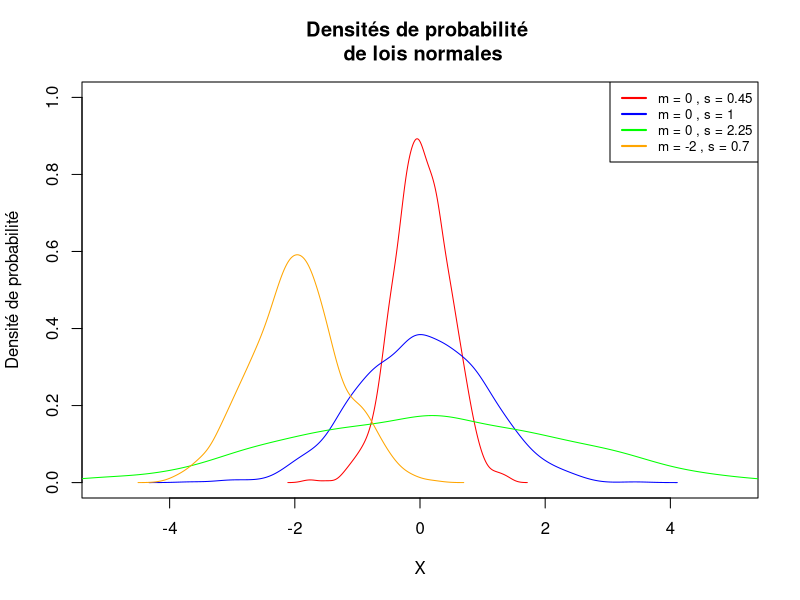
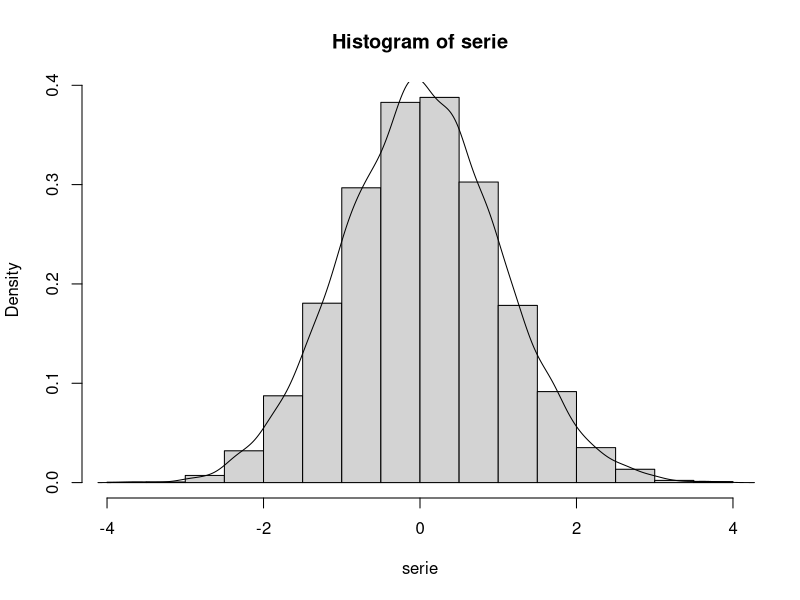
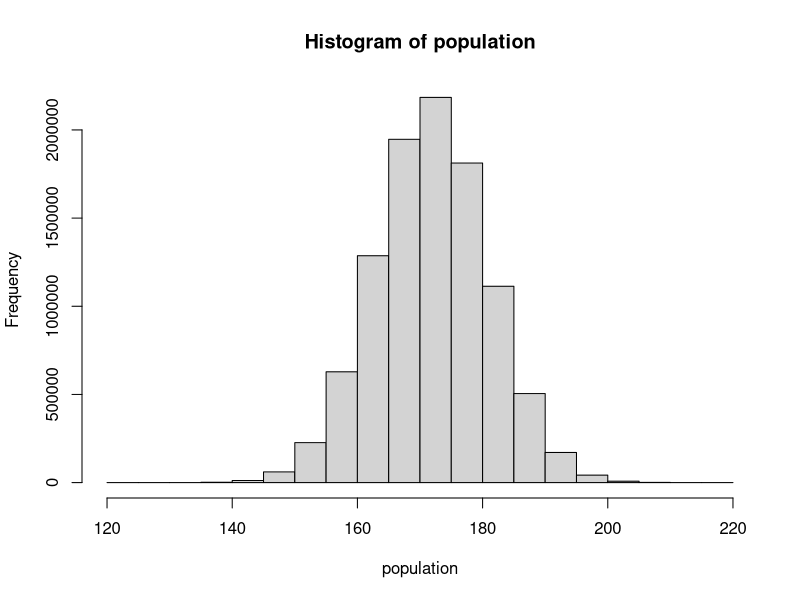
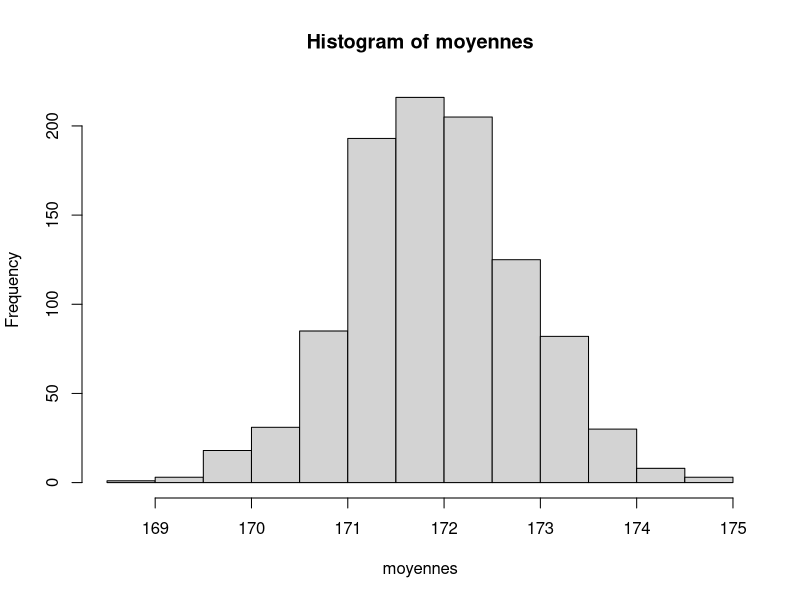

Write R code to recreate these figures, in order.
#Exercice 1 - Comprendre la loi normale
# Créer une toile de fond vide pour le graphique
par(mfrow = c(1,1))
plot(NA, xlim=c(-5, 5), ylim=c(0, 1), xlab="X", 
     ylab="Densité de probabilité", 
     main="Densités de probabilité \n de lois normales")
# Tracer la densité de probabilité pour chaque simulation
moyennes <- c(0, 0, 0, -2)
sigmas <- c(0.45, 1, 2.25, 0.7)
colors <- c("red", "blue", "green", "orange")
legend_labels <- c()
for (i in 1:length(moyennes)) {
  serie = rnorm(n = 1000, 
                mean = moyennes[i], 
                sd = sigmas[i])
  lines(density(serie), col = colors[i])
  legend_labels <- c(legend_labels, paste("m =", moyennes[i], ",", "s =", sigmas[i]))
}

# Ajouter une légende
legend("topright", legend=legend_labels, col=colors, lwd=2, cex=0.8)


serie = rnorm(1e4,0,1)
hist(serie,probability = TRUE)
lines(density(serie))
median(serie)
quantile(serie,seq(0,1,0.25))
quantile(serie,seq(0,1,0.01))
quantile(serie,0.95)

#Les commandes pnorm() et qnorm().
qnorm(0.95,0,1)
pnorm(1.644854,0,1)

qnorm(0.975,0,1)
1-pnorm(1.96,0,1)

#Exercice 2 - Construire la table de loi normale
num_ligne = seq(0,3.9,0.1)
vecteur = c()

for (i in num_ligne) {
  k = pnorm(i,0,1)
  vecteur = round(c(vecteur,k),4)
}
vecteur

#code précedent modifié pour avir la table entière
num_ligne = seq(0,3.9,0.1)
num_col = seq(0,0.09,0.01)

resultat = NULL
for(j in num_col){
  vecteur = c()
  for (i in num_ligne) {
    k = pnorm(i+j,0,1)
    vecteur = round(c(vecteur,k),4)}
  resultat = cbind(resultat,vecteur)
}
resultat

df = data.frame(resultat)
rownames(df) = num_ligne
colnames(df) = num_col
View(df)


#Exercice 3 - Simulation d'une population
population = rnorm(1e7,171.9,9)
mean(population)
sd(population)

hist(population)

pnorm(190,171.9,9)
pop190 = population[population < 190]
length(pop190)/length(population)

1-pnorm(200,171.9,9)
pop200 = population[population >= 200]
length(pop200)/length(population)

#Exercice 4 - Simulation d'échantillon
#La commande sample()
echantillon = sample(population,100)
mean(echantillon)
sd(echantillon)

largeur<-qnorm(p = 0.975,mean=0,sd=1)*9/sqrt(100)
borne_inf<-171.9-largeur
borne_sup <-171.9+largeur

#Les commandes sample() et apply().
echantillons = replicate(1000,sample(population,100))
moyennes = apply(echantillons,MARGIN = 2,FUN = function(x) mean(x))
ecarts = apply(echantillons,MARGIN = 2,FUN = function(x) sd(x))

hist(moyennes)
mean(moyennes)
sd(moyennes)

largeur<-apply(X = echantillons,
               MARGIN = 2,
               FUN = function(x) pnorm(0.975)*sd(x)/100)

borne_inf_IC<-moyennes-largeur
borne_sup_IC<-moyennes+largeur

res = data.frame(largeur,borne_inf_IC,borne_sup_IC)
View(res)
